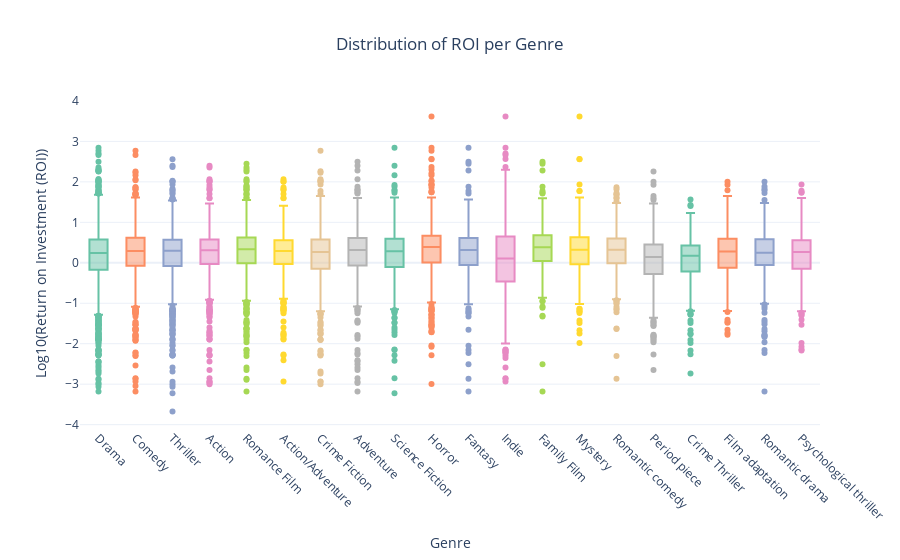

This figure's notebook cell:
### Markdown cell above
<div class="alert alert-info">
  💡 <strong>Discussion:</strong>

  - As it is shown on the table above, the 5 movies with the highest ROI are all from either the Horror or Indie genre. This suggests that these genres have the potential to deliver exceptional returns.
  - As an extraordinary example, the movie "The Blair Witch Project" had a budget of $60,000 and a revenue of $250,000,000 (these values are before inlation adjustment), resulting in an ROI of ~4143.
</div>

### Code cell
# Filter for top 20 genres
df_budget_exploded = df_budget.explode("genres_list")
genre_counts = df_budget_exploded["genres_list"].value_counts()
top_20_genres = genre_counts.head(20).index.tolist()
df_budget_filtered = df_budget_exploded[
    df_budget_exploded["genres_list"].isin(top_20_genres)
]

df_budget_filtered["log_ROI"] = np.log10(df_budget_filtered["ROI"] + 1)
plot_roi_per_genre_boxplot(df_budget)

### Figure 1 — Plotly figure (JSON) as saved in the notebook; plotly's stock layout.template omitted (floating-point values rounded to 4 significant figures; data arrays with more than 128 entries replaced by an {"elided": "..."} marker saying what was removed)
{"data": [{"alignmentgroup": "True", "hovertemplate": "Genre=%{x}<br>Log10(Return on Investment (ROI))=%{y}<extra></extra>", "legendgroup": "Drama", "marker": {"color": "rgb(102,194,165)"}, "name": "Drama", "notched": false, "offsetgroup": "Drama", "orientation": "v", "showlegend": true, "type": "box", "x": {"elided": "2290 str values"}, "x0": " ", "xaxis": "x", "y": {"elided": "2290 float values"}, "y0": " ", "yaxis": "y"}, {"alignmentgroup": "True", "hovertemplate": "Genre=%{x}<br>Log10(Return on Investment (ROI))=%{y}<extra></extra>", "legendgroup": "Comedy", "marker": {"color": "rgb(252,141,98)"}, "name": "Comedy", "notched": false, "offsetgroup": "Comedy", "orientation": "v", "showlegend": true, "type": "box", "x": {"elided": "1597 str values"}, "x0": " ", "xaxis": "x", "y": {"elided": "1597 float values"}, "y0": " ", "yaxis": "y"}, {"alignmentgroup": "True", "hovertemplate": "Genre=%{x}<br>Log10(Return on Investment (ROI))=%{y}<extra></extra>", "legendgroup": "Thriller", "marker": {"color": "rgb(141,160,203)"}, "name": "Thriller", "notched": false, "offsetgroup": "Thriller", "orientation": "v", "showlegend": true, "type": "box", "x": {"elided": "1436 str values"}, "x0": " ", "xaxis": "x", "y": {"elided": "1436 float values"}, "y0": " ", "yaxis": "y"}, {"alignmentgroup": "True", "hovertemplate": "Genre=%{x}<br>Log10(Return on Investment (ROI))=%{y}<extra></extra>", "legendgroup": "Action", "marker": {"color": "rgb(231,138,195)"}, "name": "Action", "notched": false, "offsetgroup": "Action", "orientation": "v", "showlegend": true, "type": "box", "x": {"elided": "1218 str values"}, "x0": " ", "xaxis": "x", "y": {"elided": "1218 float values"}, "y0": " ", "yaxis": "y"}, {"alignmentgroup": "True", "hovertemplate": "Genre=%{x}<br>Log10(Return on Investment (ROI))=%{y}<extra></extra>", "legendgroup": "Romance Film", "marker": {"color": "rgb(166,216,84)"}, "name": "Romance Film", "notched": false, "offsetgroup": "Romance Film", "orientation": "v", "showlegend": true, "type": "box", "x": {"elided": "1011 str values"}, "x0": " ", "xaxis": "x", "y": {"elided": "1011 float values"}, "y0": " ", "yaxis": "y"}, {"alignmentgroup": "True", "hovertemplate": "Genre=%{x}<br>Log10(Return on Investment (ROI))=%{y}<extra></extra>", "legendgroup": "Action/Adventure", "marker": {"color": "rgb(255,217,47)"}, "name": "Action/Adventure", "notched": false, "offsetgroup": "Action/Adventure", "orientation": "v", "showlegend": true, "type": "box", "x": {"elided": "883 str values"}, "x0": " ", "xaxis": "x", "y": {"elided": "883 float values"}, "y0": " ", "yaxis": "y"}, {"alignmentgroup": "True", "hovertemplate": "Genre=%{x}<br>Log10(Return on Investment (ROI))=%{y}<extra></extra>", "legendgroup": "Crime Fiction", "marker": {"color": "rgb(229,196,148)"}, "name": "Crime Fiction", "notched": false, "offsetgroup": "Crime Fiction", "orientation": "v", "showlegend": true, "type": "box", "x": {"elided": "812 str values"}, "x0": " ", "xaxis": "x", "y": {"elided": "812 float values"}, "y0": " ", "yaxis": "y"}, {"alignmentgroup": "True", "hovertemplate": "Genre=%{x}<br>Log10(Return on Investment (ROI))=%{y}<extra></extra>", "legendgroup": "Adventure", "marker": {"color": "rgb(179,179,179)"}, "name": "Adventure", "notched": false, "offsetgroup": "Adventure", "orientation": "v", "showlegend": true, "type": "box", "x": {"elided": "795 str values"}, "x0": " ", "xaxis": "x", "y": {"elided": "795 float values"}, "y0": " ", "yaxis": "y"}, {"alignmentgroup": "True", "hovertemplate": "Genre=%{x}<br>Log10(Return on Investment (ROI))=%{y}<extra></extra>", "legendgroup": "Science Fiction", "marker": {"color": "rgb(102,194,165)"}, "name": "Science Fiction", "notched": false, "offsetgroup": "Science Fiction", "orientation": "v", "showlegend": true, "type": "box", "x": {"elided": "529 str values"}, "x0": " ", "xaxis": "x", "y": {"elided": "529 float values"}, "y0": " ", "yaxis": "y"}, {"alignmentgroup": "True", "hovertemplate": "Genre=%{x}<br>Log10(Return on Investment (ROI))=%{y}<extra></extra>", "legendgroup": "Horror", "marker": {"color": "rgb(252,141,98)"}, "name": "Horror", "notched": false, "offsetgroup": "Horror", "orientation": "v", "showlegend": true, "type": "box", "x": {"elided": "527 str values"}, "x0": " ", "xaxis": "x", "y": {"elided": "527 float values"}, "y0": " ", "yaxis": "y"}, {"alignmentgroup": "True", "hovertemplate": "Genre=%{x}<br>Log10(Return on Investment (ROI))=%{y}<extra></extra>", "legendgroup": "Fantasy", "marker": {"color": "rgb(141,160,203)"}, "name": "Fantasy", "notched": false, "offsetgroup": "Fantasy", "orientation": "v", "showlegend": true, "type": "box", "x": {"elided": "497 str values"}, "x0": " ", "xaxis": "x", "y": {"elided": "497 float values"}, "y0": " ", "yaxis": "y"}, {"alignmentgroup": "True", "hovertemplate": "Genre=%{x}<br>Log10(Return on Investment (ROI))=%{y}<extra></extra>", "legendgroup": "Indie", "marker": {"color": "rgb(231,138,195)"}, "name": "Indie", "notched": false, "offsetgroup": "Indie", "orientation": "v", "showlegend": true, "type": "box", "x": {"elided": "495 str values"}, "x0": " ", "xaxis": "x", "y": {"elided": "495 float values"}, "y0": " ", "yaxis": "y"}, {"alignmentgroup": "True", "hovertemplate": "Genre=%{x}<br>Log10(Return on Investment (ROI))=%{y}<extra></extra>", "legendgroup": "Family Film", "marker": {"color": "rgb(166,216,84)"}, "name": "Family Film", "notched": false, "offsetgroup": "Family Film", "orientation": "v", "showlegend": true, "type": "box", "x": {"elided": "484 str values"}, "x0": " ", "xaxis": "x", "y": {"elided": "484 float values"}, "y0": " ", "yaxis": "y"}, {"alignmentgroup": "True", "hovertemplate": "Genre=%{x}<br>Log10(Return on Investment (ROI))=%{y}<extra></extra>", "legendgroup": "Mystery", "marker": {"color": "rgb(255,217,47)"}, "name": "Mystery", "notched": false, "offsetgroup": "Mystery", "orientation": "v", "showlegend": true, "type": "box", "x": {"elided": "434 str values"}, "x0": " ", "xaxis": "x", "y": {"elided": "434 float values"}, "y0": " ", "yaxis": "y"}, {"alignmentgroup": "True", "hovertemplate": "Genre=%{x}<br>Log10(Return on Investment (ROI))=%{y}<extra></extra>", "legendgroup": "Romantic comedy", "marker": {"color": "rgb(229,196,148)"}, "name": "Romantic comedy", "notched": false, "offsetgroup": "Romantic comedy", "orientation": "v", "showlegend": true, "type": "box", "x": {"elided": "423 str values"}, "x0": " ", "xaxis": "x", "y": {"elided": "423 float values"}, "y0": " ", "yaxis": "y"}, {"alignmentgroup": "True", "hovertemplate": "Genre=%{x}<br>Log10(Return on Investment (ROI))=%{y}<extra></extra>", "legendgroup": "Period piece", "marker": {"color": "rgb(179,179,179)"}, "name": "Period piece", "notched": false, "offsetgroup": "Period piece", "orientation": "v", "showlegend": true, "type": "box", "x": {"elided": "409 str values"}, "x0": " ", "xaxis": "x", "y": {"elided": "409 float values"}, "y0": " ", "yaxis": "y"}, {"alignmentgroup": "True", "hovertemplate": "Genre=%{x}<br>Log10(Return on Investment (ROI))=%{y}<extra></extra>", "legendgroup": "Crime Thriller", "marker": {"color": "rgb(102,194,165)"}, "name": "Crime Thriller", "notched": false, "offsetgroup": "Crime Thriller", "orientation": "v", "showlegend": true, "type": "box", "x": {"elided": "380 str values"}, "x0": " ", "xaxis": "x", "y": {"elided": "380 float values"}, "y0": " ", "yaxis": "y"}, {"alignmentgroup": "True", "hovertemplate": "Genre=%{x}<br>Log10(Return on Investment (ROI))=%{y}<extra></extra>", "legendgroup": "Film adaptation", "marker": {"color": "rgb(252,141,98)"}, "name": "Film adaptation", "notched": false, "offsetgroup": "Film adaptation", "orientation": "v", "showlegend": true, "type": "box", "x": {"elided": "372 str values"}, "x0": " ", "xaxis": "x", "y": {"elided": "372 float values"}, "y0": " ", "yaxis": "y"}, {"alignmentgroup": "True", "hovertemplate": "Genre=%{x}<br>Log10(Return on Investment (ROI))=%{y}<extra></extra>", "legendgroup": "Romantic drama", "marker": {"color": "rgb(141,160,203)"}, "name": "Romantic drama", "notched": false, "offsetgroup": "Romantic drama", "orientation": "v", "showlegend": true, "type": "box", "x": {"elided": "357 str values"}, "x0": " ", "xaxis": "x", "y": {"elided": "357 float values"}, "y0": " ", "yaxis": "y"}, {"alignmentgroup": "True", "hovertemplate": "Genre=%{x}<br>Log10(Return on Investment (ROI))=%{y}<extra></extra>", "legendgroup": "Psychological thriller", "marker": {"color": "rgb(231,138,195)"}, "name": "Psychological thriller", "notched": false, "offsetgroup": "Psychological thriller", "orientation": "v", "showlegend": true, "type": "box", "x": {"elided": "285 str values"}, "x0": " ", "xaxis": "x", "y": {"elided": "285 float values"}, "y0": " ", "yaxis": "y"}], "layout": {"boxmode": "overlay", "legend": {"title": {"text": "Genre"}, "tracegroupgap": 0}, "showlegend": false, "title": {"text": "Distribution of ROI per Genre", "x": 0.5}, "xaxis": {"anchor": "y", "categoryarray": ["Drama", "Comedy", "Thriller", "Action", "Romance Film", "Action/Adventure", "Crime Fiction", "Adventure", "Science Fiction", "Horror", "Fantasy", "Indie", "Family Film", "Mystery", "Romantic comedy", "Period piece", "Crime Thriller", "Film adaptation", "Romantic drama", "Psychological thriller"], "categoryorder": "array", "domain": [0, 1], "tickangle": 45, "title": {"text": "Genre"}}, "yaxis": {"anchor": "x", "domain": [0, 1], "title": {"text": "Log10(Return on Investment (ROI))"}}}}
